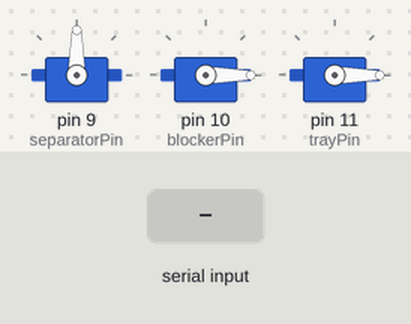
Bench run of a sketch on a simulated Arduino Uno, built with avr-gcc and run on an emulated ATmega328P. Parts: 3 × servo. The test bench sets the inputs (shaded band). What the sketch prints to the serial monitor is not drawn.

Above: at 1.8 s.
1.9 s: "10\n" received over Serial
At 3.5 s:
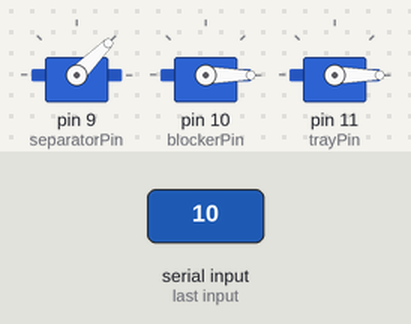
3.8 s: "0\n" received over Serial
At 3.96 s:
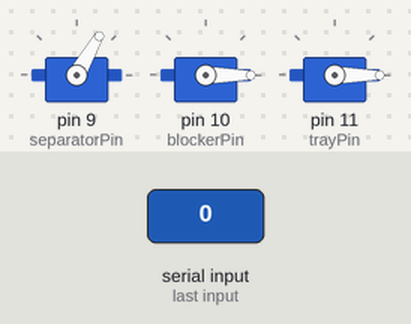
5.7 s: "11\n" received over Serial
At 6.6 s:
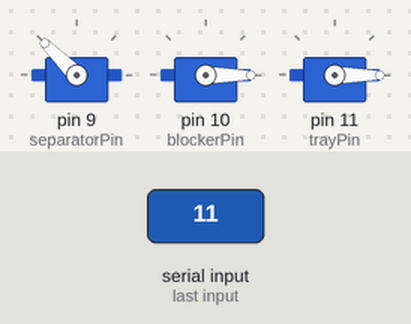
7.6 s: "20\n" received over Serial
At 10.3 s:
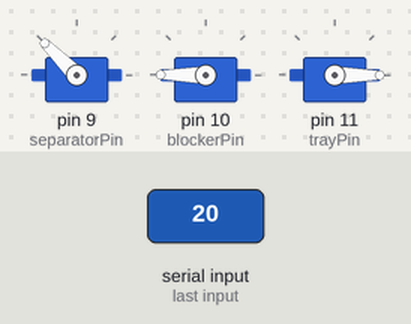
10.6 s: "21\n" received over Serial
At 10.76 s:
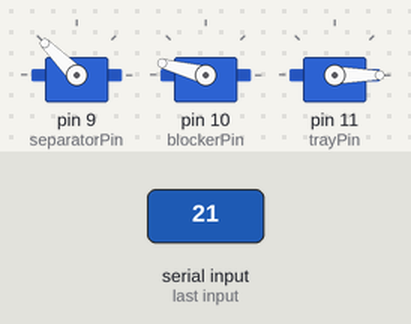
13.6 s: "0\n" received over Serial
At 13.76 s:
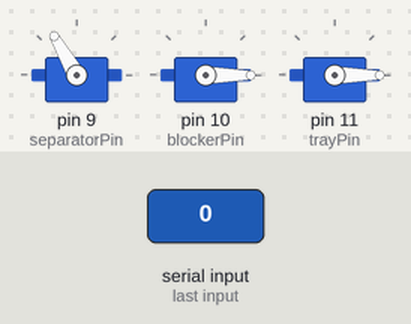
Timing chart, 0 to 16.5 s (numbered marks = the images above; inputs shaded):
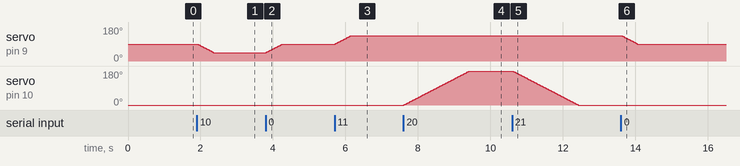

Measured:
- after the input at 1.9 s, servo on pin 9 (separatorPin): moves from 90° to 45° over 0.44 s, starting at once
- after the input at 3.8 s, servo on pin 9 (separatorPin): moves from 45° to 90° over 0.44 s, starting at once
- after the input at 5.7 s, servo on pin 9 (separatorPin): moves from 90° to 135° over 0.44 s, starting at once
- after the input at 7.6 s, servo on pin 10 (blockerPin): moves from 0° to 180° over 1.8 s, starting at once
- after the input at 10.6 s, servo on pin 10 (blockerPin): moves from 180° to 0° over 1.8 s, starting at once
- after the input at 13.6 s, servo on pin 9 (separatorPin): moves from 135° to 90° over 0.44 s, starting at once

The sketch:

servo_separator.ino
```cpp
#include <Servo.h>

// Servo objects
Servo separatorServo;
Servo blockerServo;
Servo trayServo;

// Separator pins and positions
int separatorPin = 9;
int separatorDefault = 90;
int separatorLeft = 45;
int separatorRight = 135;

// Blocker pins and positions
int blockerPin = 10;
int blockerOn = 180;    // On position
int blockerOff = 0;     // Off position
boolean blockerBlocksClamshell = true;  // Set to false if blocker blocks cups instead

// Tray pins and positions
int trayPin = 11;
int trayUp = 0;         // Up position
int trayDown = 180;     // Down position

int delayTime = 1000;   // time to hold in action mode (ms)
int stepDelay = 10;     // smaller = faster movement (ms per degree)

void setup() {
  Serial.begin(9600);

  separatorServo.attach(separatorPin);
  blockerServo.attach(blockerPin);
  trayServo.attach(trayPin);

  // Initialize to neutral positions
  separatorServo.write(separatorDefault);  // Center
  blockerServo.write(blockerOff);          // Off
  trayServo.write(trayUp);                 // Up
  delay(500);

  Serial.println("=== Multi-Servo Control ===");
  Serial.println("Initialized: SEP-center, BLK-off, TRAY-up");
  Serial.println("Separator Commands:");
  Serial.println(" 0 = Stay center");
  Serial.println("10 = Stay left");
  Serial.println("11 = Stay right");
  Serial.println("Blocker Commands:");
  Serial.println("20 = Blocker ON");
  Serial.println("21 = Blocker OFF");
  Serial.println("Tray Commands:");
  Serial.println("30 = Tray UP");
  Serial.println("31 = Tray DOWN");
}

// Generic smooth motion helper
void moveServoSmooth(Servo &servo, int fromPos, int toPos) {
  if (fromPos < toPos) {
    for (int pos = fromPos; pos <= toPos; pos++) {
      servo.write(pos);
      delay(stepDelay);
    }
  } else {
    for (int pos = fromPos; pos >= toPos; pos--) {
      servo.write(pos);
      delay(stepDelay);
    }
  }
}

// Separator: move and stay at position
void setSeparator(int position) {
  if (position == 0) {
    moveServoSmooth(separatorServo, separatorServo.read(), separatorDefault);
  }
  else if (position == 10) {
    moveServoSmooth(separatorServo, separatorServo.read(), separatorLeft);
  }
  else if (position == 11) {
    moveServoSmooth(separatorServo, separatorServo.read(), separatorRight);
  }
}

// Blocker control: stay on/off
void setBlocker(int position) {
  if (position == 20) {
    moveServoSmooth(blockerServo, blockerServo.read(), blockerOn);
  }
  else if (position == 21) {
    moveServoSmooth(blockerServo, blockerServo.read(), blockerOff);
  }
}

// Tray control: stay up/down
void setTray(int position) {
  if (position == 30) {
    moveServoSmooth(trayServo, trayServo.read(), trayUp);
  }
  else if (position == 31) {
    moveServoSmooth(trayServo, trayServo.read(), trayDown);
  }
}

void loop() {
  if (Serial.available() > 0) {
    String input = Serial.readStringUntil('\n');
    input.trim();
    int command = input.toInt();

    // Separator commands
    if (command == 0 || command == 10 || command == 11)
      setSeparator(command);

    // Blocker commands
    else if (command == 20 || command == 21)
      setBlocker(command);

    // Tray commands
    else if (command == 30 || command == 31)
      setTray(command);
  }
}
```
